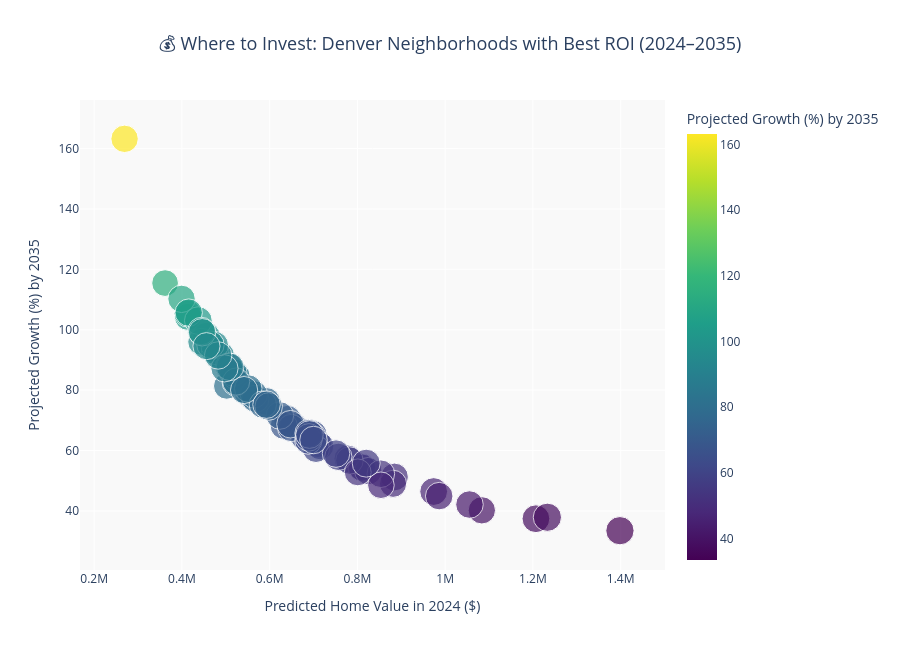

Here is the notebook cell this chart was saved with:
### Code cell
import plotly.express as px

# Create a copy of your best investment opportunities
investment_df["Dollar Growth"] = investment_df["Growth ($)"]
investment_df["Percent Growth"] = investment_df["Growth (%)"]
investment_df["2024 Value"] = investment_df["Predicted Home Value_2024"]

# Interactive scatter plot
fig = px.scatter(
    investment_df,
    x="2024 Value",
    y="Percent Growth",
    size="Dollar Growth",
    color="Percent Growth",
    hover_name="Neighborhood",
    hover_data={
        "2024 Value": ":$,",
        "Percent Growth": ":.1f",
        "Dollar Growth": ":$,"
    },
    color_continuous_scale="Viridis",
    title="💰 Where to Invest: Denver Neighborhoods with Best ROI (2024–2035)",
    labels={
        "2024 Value": "Predicted Home Value in 2024 ($)",
        "Percent Growth": "Projected Growth (%) by 2035"
    },
    height=650
)

fig.update_layout(
    title_font=dict(size=18),
    title_x=0.5,
    plot_bgcolor="#f9f9f9"
)

fig.show()

### Figure 1 — Plotly figure (JSON) as saved in the notebook; plotly's stock layout.template omitted (floating-point values rounded to 4 significant figures)
{"data": [{"customdata": [[443195], [441690], [450612], [431520], [447490], [451982], [408532], [451662], [446736], [444632], [446041], [441024], [437107], [467412], [417547], [426231], [442958], [435675], [445558], [438717], [431098], [442021], [453109], [467928], [435533], [442484], [439963], [437963], [450618], [443503], [436254], [437580], [443946], [443303], [456472], [440404], [450382], [431177], [450462], [445047], [443889], [438706], [446295], [431699], [439595], [439604], [427005], [435389], [445828], [452104], [441974], [444839], [444554], [446503], [433786], [443026], [452811], [443239], [439124], [443688], [447146], [438070], [422588], [414098], [433532], [433481], [442556], [441549], [442440], [457772], [443152], [451170], [444304], [439603], [431172], [445872]], "hovertemplate": "<b>%{hovertext}</b><br><br>Predicted Home Value in 2024 ($)=%{x:$,}<br>Projected Growth (%) by 2035=%{marker.color:.1f}<br>Dollar Growth=%{customdata[0]:$,}<extra></extra>", "hovertext": ["Montbello", "Montclair", "Skyland", "Indian Creek", "Hale", "Fort Logan", "Berkley", "Hilltop", "Athmar Park", "Baker", "Barnum", "Barnum West", "Bear Valley", "Belcaro", "Capitol Hill", "Central Business District", "Chaffee Park", "Cherry Creek", "City Park", "City Park West", "Civic Center", "Congress Park", "Cory - Merrill", "Country Club", "Denver International Airport", "East Colfax", "Elyria Swansea", "Five Points", "Globeville", "Goldsmith", "Hampden", "Hampden South", "Harvey Park", "Harvey Park South", "Jefferson Park", "Lowry Field", "Mar Lee", "North Capitol Hill", "North Park Hill", "Northeast Park Hill", "Overland", "Platt Park", "Regis", "South Park Hill", "Southmoor Park", "Speer", "Union Station", "University", "University Hills", "University Park", "Villa Park", "Virginia Village", "Washington Park", "Washington Park West", "Washington Virginia Vale", "Wellshire", "West Colfax", "West Highland", "Westwood", "Whittier", "Gateway - Green Valley Ranch", "Highland", "Central Park", "Auraria", "Clayton", "Lincoln Park", "College View - South Platte", "Ruby Hill", "Valverde", "Sloan Lake", "Berkeley", "Sunnyside", "Rosedale", "Windsor", "Cheesman Park", "Cole"], "legendgroup": "", "marker": {"color": [92.23, 62.21, 70.36, 104.3, 65.23, 76.27, 81.36, 37.43, 91.48, 68.01, 97.89, 93.75, 78.4, 37.91, 115.4, 95.98, 84.76, 40.21, 57.27, 64.68, 68.21, 54.62, 51.24, 33.46, 105.4, 92.99, 110.2, 67.47, 103.0, 84.6, 79.54, 77.12, 85.86, 78.6, 65.31, 54.33, 94.89, 82.51, 64.62, 87.76, 80.53, 53.19, 71.6, 48.99, 61.47, 75.22, 60.51, 63.28, 74.58, 46.43, 95.03, 68.71, 42.12, 52.32, 82.85, 44.91, 65.71, 56.7, 105.7, 64.35, 87.71, 57.91, 52.77, 48.51, 80.03, 87.21, 99.58, 91.49, 99.17, 55.82, 58.99, 65.31, 63.48, 163.2, 94.56, 75.2], "coloraxis": "coloraxis", "size": [443195, 441690, 450612, 431520, 447490, 451982, 408532, 451662, 446736, 444632, 446041, 441024, 437107, 467412, 417547, 426231, 442958, 435675, 445558, 438717, 431098, 442021, 453109, 467928, 435533, 442484, 439963, 437963, 450618, 443503, 436254, 437580, 443946, 443303, 456472, 440404, 450382, 431177, 450462, 445047, 443889, 438706, 446295, 431699, 439595, 439604, 427005, 435389, 445828, 452104, 441974, 444839, 444554, 446503, 433786, 443026, 452811, 443239, 439124, 443688, 447146, 438070, 422588, 414098, 433532, 433481, 442556, 441549, 442440, 457772, 443152, 451170, 444304, 439603, 431172, 445872], "sizemode": "area", "sizeref": 1170.0, "symbol": "circle"}, "mode": "markers", "name": "", "orientation": "v", "showlegend": false, "type": "scatter", "x": [480545, 709980, 640394, 413848, 685980, 592646, 502125, 1206845, 488331, 653785, 455666, 470442, 557501, 1232917, 361692, 444087, 522603, 1083597, 778015, 678266, 632054, 809294, 884355, 1398293, 413291, 475828, 399158, 649115, 437432, 524209, 548487, 567425, 517088, 563986, 698958, 810659, 474626, 522581, 697134, 507144, 551222, 824777, 623298, 881227, 715094, 584461, 705646, 687983, 597775, 973794, 465072, 647418, 1055414, 853358, 523578, 986382, 689059, 781753, 415534, 689449, 509819, 756450, 800771, 853598, 541715, 497055, 444434, 482626, 446162, 820030, 751249, 690858, 699916, 269350, 455976, 592917], "xaxis": "x", "y": [92.23, 62.21, 70.36, 104.3, 65.23, 76.27, 81.36, 37.43, 91.48, 68.01, 97.89, 93.75, 78.4, 37.91, 115.4, 95.98, 84.76, 40.21, 57.27, 64.68, 68.21, 54.62, 51.24, 33.46, 105.4, 92.99, 110.2, 67.47, 103.0, 84.6, 79.54, 77.12, 85.86, 78.6, 65.31, 54.33, 94.89, 82.51, 64.62, 87.76, 80.53, 53.19, 71.6, 48.99, 61.47, 75.22, 60.51, 63.28, 74.58, 46.43, 95.03, 68.71, 42.12, 52.32, 82.85, 44.91, 65.71, 56.7, 105.7, 64.35, 87.71, 57.91, 52.77, 48.51, 80.03, 87.21, 99.58, 91.49, 99.17, 55.82, 58.99, 65.31, 63.48, 163.2, 94.56, 75.2], "yaxis": "y"}], "layout": {"coloraxis": {"colorbar": {"title": {"text": "Projected Growth (%) by 2035"}}, "colorscale": [[0, "#440154"], [0.1111, "#482878"], [0.2222, "#3e4989"], [0.3333, "#31688e"], [0.4444, "#26828e"], [0.5556, "#1f9e89"], [0.6667, "#35b779"], [0.7778, "#6ece58"], [0.8889, "#b5de2b"], [1, "#fde725"]]}, "height": 650, "legend": {"itemsizing": "constant", "tracegroupgap": 0}, "plot_bgcolor": "#f9f9f9", "title": {"font": {"size": 18}, "text": "💰 Where to Invest: Denver Neighborhoods with Best ROI (2024–2035)", "x": 0.5}, "xaxis": {"anchor": "y", "domain": [0, 1], "title": {"text": "Predicted Home Value in 2024 ($)"}}, "yaxis": {"anchor": "x", "domain": [0, 1], "title": {"text": "Projected Growth (%) by 2035"}}}}
